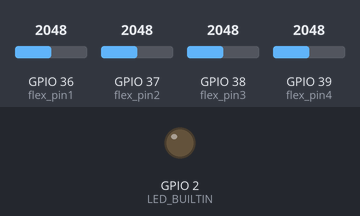
A program run on a simulated ESP32. Parts: output pins drawn as LEDs (lit = HIGH). Inputs (shaded band) come from the test bench; at power-on: GPIO 36 (flex_pin1) = 2048, GPIO 37 (flex_pin2) = 2048, GPIO 38 (flex_pin3) = 2048, GPIO 39 (flex_pin4) = 2048. WiFi joins after 1.5 s; servers stay silent unless stated; no MQTT or app messages arrive unless stated.

Above: at 0.0 s.
At 1.75 s:
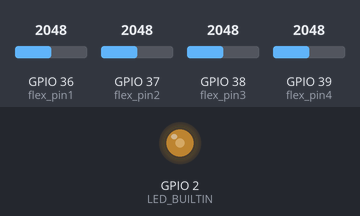
Timing chart, 0 to 40.0 s (numbered marks = the images above):
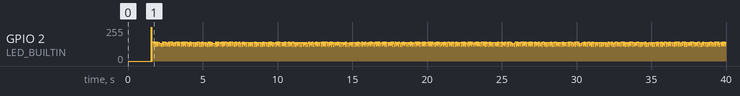

The program:

main.cpp
```cpp
#include "Arduino.h"
#include <PubSubClient.h>
#include <string>
#include <WiFi.h> //Wifi library
#include "esp_wpa2.h" //wpa2 library for connections to Enterprise networks

#include <elapsedMillis.h>


#define USE_WIFI 1
#define USE_WPA2_ENTERPRISE 0

#if USE_WPA2_ENTERPRISE

#define EAP_IDENTITY "jter048" //user
#define EAP_PASSWORD ".!Jps8C>E)Xd]" //UoA password
const char* ssid = "UoA-WiFi"; // UoA SSID
#else
const char* ssid = "IRTG_STR"; // UoA SSID
const char* password = "SummerSchool2019"; // UoA SSID
#endif


int counter = 0;

 int flex_pin1 = 36; // pen sensor
 int flex_pin2 = 37;
 int flex_pin3 = 38;
 int flex_pin4 = 39;
 int series_R = 150;

long loopcount=0;

WiFiClient espClient;
PubSubClient client(espClient);

//const char* mqtt_server = "130.216.153.37";
const char* mqtt_server = "192.169.1.3";

void setup () {
  pinMode(LED_BUILTIN, OUTPUT);

  pinMode(flex_pin1, INPUT);
  pinMode(flex_pin2, INPUT);
  pinMode(flex_pin3, INPUT);
  pinMode(flex_pin4, INPUT);

  //Serial.begin(9600);
  delay(10);
  #if USE_WIFI
  //Serial.println();
  //Serial.print("Connecting to network: ");
  //Serial.println(ssid);
  WiFi.disconnect(true);  //disconnect form wifi to set new wifi connection
  WiFi.mode(WIFI_STA); //init wifi mode
  #if USE_WPA2_ENTERPRISE
  esp_wifi_sta_wpa2_ent_set_identity((uint8_t *)EAP_IDENTITY, strlen(EAP_IDENTITY)); //provide identity
  esp_wifi_sta_wpa2_ent_set_username((uint8_t *)EAP_IDENTITY, strlen(EAP_IDENTITY)); //provide username --> identity and username is same
  esp_wifi_sta_wpa2_ent_set_password((uint8_t *)EAP_PASSWORD, strlen(EAP_PASSWORD)); //provide password
  esp_wpa2_config_t config = WPA2_CONFIG_INIT_DEFAULT(); //set config settings to default
  esp_wifi_sta_wpa2_ent_enable(&config); //set config settings to enable function
  #endif
  WiFi.begin(ssid,password); //connect to wifi
  while (WiFi.status() != WL_CONNECTED) {
    delay(500);
    //Serial.print(".");
    counter++;
    if(counter>=60){ //after 30 seconds timeout - reset board
      ESP.restart();
    }
  }
  //Serial.println("");
  //Serial.println("WiFi connected");
  //Serial.println("IP address set: ");
  //Serial.println(WiFi.localIP()); //print LAN IP

  client.setServer(mqtt_server, 1883);
  client.connect("pen");
  #else
  //Serial.begin(9600);
  #endif
}

const int window_size=15;
int w1[window_size]={0};
int w2[window_size]={0};
int w3[window_size]={0};
int w4[window_size]={0};

int flex_value1;
int flex_value2;
int flex_value3;
int flex_value4;


float wx[window_size]={0};
float wy[window_size]={0};

char json_string[64];

elapsedMillis timeElapsed; //declare global if you don't want it reset every time loop runs
// delay in milliseconds between blinks of the LED
unsigned int interval = 7;

void loop() {

#if USE_WIFI
  if (WiFi.status() == WL_CONNECTED) { //if we are connected to Eduroam network
    counter = 0; //reset counter
    //Serial.println("Wifi is still connected with IP: ");
    //Serial.println(WiFi.localIP());   //inform user about his IP address
  }else if (WiFi.status() != WL_CONNECTED) { //if wed lost connection, retry
    WiFi.begin(ssid);
  }
  while (WiFi.status() != WL_CONNECTED) { //during lost connection, print dots
    delay(50);
    //Serial.print(".");
    counter++;
    if(counter>=60){ //30 seconds timeout - reset board
    ESP.restart();
    }
  }
  if (!client.connected()) {
    //reconnect();
  }

#endif
//Reading Flex sensor data
flex_value1 = analogRead(flex_pin1);
flex_value2= analogRead(flex_pin2);
flex_value3 = analogRead(flex_pin3);
flex_value4= analogRead(flex_pin4);


w1[loopcount%window_size]=flex_value1;
w2[loopcount%window_size]=flex_value2;
w3[loopcount%window_size]=flex_value3;
w4[loopcount%window_size]=flex_value4;

int sum1=0;
int sum2=0;
int sum3=0;
int sum4=0;

for(int i = 0; i < window_size; i++)
{
  sum1+=w1[i];
  sum2+=w2[i];
  sum3+=w3[i];
  sum4+=w4[i];
}

float ave1=float(sum1)/window_size;
float ave2=float(sum2)/window_size;
float ave3=float(sum3)/window_size;
float ave4=float(sum4)/window_size;

loopcount++;


float flexF1 = (ave1-2307)/-199.300;
float flexF2 = (ave2-2765)/-204.400;
float flexF3 = (ave3-2500)/-192.700;
float flexF4 = (ave4-2528)/-205.300;

float th1=0.15;
float th2=0.15;
float th3=0.15;
float th4=0.15;

float Fx=0;
float Fy=0;

if ((flexF1>th1) && (flexF1 > flexF3))
{
  Fx=flexF1;
}
if ((flexF3>th3) && (flexF3 > flexF1))
{
  Fx=-flexF3;
}

if ((flexF2>th2) && (flexF2 > flexF4))
{
  Fy=flexF2;
}
if ((flexF4>th4) && (flexF4 > flexF2))
{
  Fy=-flexF4;
}

wx[loopcount%window_size]=Fx;
wy[loopcount%window_size]=Fy;

float sumx=0;
float sumy=0;

for(int i = 0; i < window_size; i++)
{
  sumx+=wx[i];
  sumy+=wy[i];
}

float avex=sumx/window_size;
float avey=sumy/window_size;

 if (timeElapsed > interval)
  {
      sprintf(json_string,"{\"Fx\": %f,\"Fy\":%f}",avex,avey);

      #if USE_WIFI
      client.loop();
      client.publish("Flex_pen",json_string);
      #else
      //Serial.println(json_string);
      //delay(100);
      #endif
      digitalWrite(LED_BUILTIN, !digitalRead(LED_BUILTIN));
      timeElapsed = 0;              // reset the counter to 0 so the counting starts over...
  }
}
```
